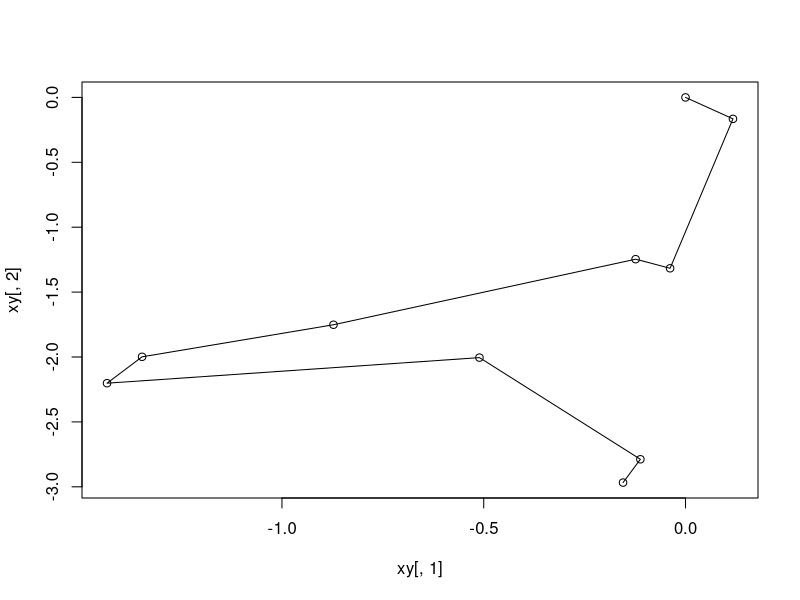

Write R code to recreate this figure.
#### Advanced R Workshop, CCTWS 2022
#### Module #1: Speeding things up with looping
#### Author: Caroline Blommel 

########################
# Notes:
#   1. If you repeat the same function/line of code >3 times, consider using a looping function
#   2. Loops can make your code more efficient and easier to edit 
#   3. Start VERY BASIC when creating a loop, then build up from there
#   4. Common mistakes in for loops include:
#      - Missing or extra brackets
#      - Not setting up your sequence correctly
#      - Not using your index letting/the correct index letter in your loop
#      - Not saving your results into a vector/matrix

########################
####  Demonstration #### 
########################

###
### For loops
###

# Repeat the same line of code as many times as you specify
for(i in 1:10){
  print(i)
}

# Breaking down the structure 
for(i in 1:10){ # for every INDEX in SEQUENCE OF NUMBERS
  print(i) # RUN a function or operation
} # will loop over everything within {}

# Loops are useful when you want to automatically update a vector
v <- numeric(10) # create a vector of 10 0's
v
for(i in 1:10){
  v[i] <- i
}
v

#For example, for loops can be useful in building capture histories 

# For loops are useful for iterative operations
running.mean <- numeric(10)
for(i in 1:10){
  running.mean[i] <- mean(1:i)
}
running.mean # this is the mean at each step of the for loop 

# non-loop solution ~~~~~~~~~~~~~~~~~~~~~~~~~~~~~~~~~~~~~~~~~~~~~~~~~~~~~~~~~~~~
dplyr::cummean(1:10)
# ~~~~~~~~~~~~~~~~~~~~~~~~~~~~~~~~~~~~~~~~~~~~~~~~~~~~~~~~~~~~~~~~~~~~~~~~~~~~~~

### Challenge 1! ###
# Fix the following code so that it runs:
y <- numeric(10)
for(i in 1:10){
  y[i] <- mean(1:i)
}
y

# Loops are useful for random walks!
xy <- matrix(data=0,nrow=10,ncol=2) # columns = coordinates
xy

set.seed(111) #ensures the same random draws with each execution of this code 
for(t in 2:10){ # start at 2, because we sample based on the last point (random walk) 
  xy[t,] <- rnorm(n=2, mean=xy[t-1,], sd=0.5) #random draw from the normal distribution,  
} #2 at a time, based on the mean of the last step

xy

plot(xy[,1],xy[,2])
lines(xy[,1],xy[,2])

# For loops can also be helpful for splitting up dataframes
# Say you want to split up sites in your dataframe into items of a list:
dat <- data.frame(site=c(rep(1,5),rep(2,5),rep(3,5)), #sites 1, 2, and 3 (5 surveys each)
                  occ=rbinom(15,1,0.5), #occupancy 
                  rain=rnorm(15,10,2)) #survey/site-specific covariate 
dat
length(unique(dat$site))
site_list=list()
for(i in 1:length(unique(dat$site))){
  site_list[[i]] <- dat[dat$site==i,]
}
site_list
site_list[[2]]

# non-loop solution ~~~~~~~~~~~~~~~~~~~~~~~~~~~~~~~~~~~~~~~~~~~~~~~~~~~~~~~~~~~~
lapply(
  unique(dat$site),
  function(x) dplyr::filter(dat, site == x)
)
# ~~~~~~~~~~~~~~~~~~~~~~~~~~~~~~~~~~~~~~~~~~~~~~~~~~~~~~~~~~~~~~~~~~~~~~~~~~~~~~

### Challenge 2!###
# Using a for loop, create a vector of 5 numbers where each value is the previous value squared, starting with 2.

# solution ~~~~~~~~~~~~~~~~~~~~~~~~~~~~~~~~~~~~~~~~~~~~~~~~~~~~~~~~~~~~~~~~~~~~~
tmp <- 2

for(i in 1:5){
  tmp[i+1] <- tmp[i]^2
}
# ~~~~~~~~~~~~~~~~~~~~~~~~~~~~~~~~~~~~~~~~~~~~~~~~~~~~~~~~~~~~~~~~~~~~~~~~~~~~~~


# Note: There are other types of looks in R (while loops, repeat loops), 
# but for loops are quite common and I find, the most useful

###
### Apply functions
###

# Similar to for loops, but condensed code and a bit less flexible

# # apply() is used for matrices
# # apply(OBJECT, MARGIN (1=row, 2=colum), FUNCTION)
mat <- matrix(data=c(rep(1,4),rep(2,4),rep(3,4)),nrow=4,ncol=3)
mat <- matrix(data = rep(1:3, 4), ncol = 3, byrow = TRUE)
mat
apply(mat, 1, sum)
apply(mat, 2, prod)

# # sapply() can be used for matrices, vectors, or arrays
vec <- 1:10
vec
vec_new <- sapply(vec, function(x){x+1})
vec_new

### Challenge 3!###
# Sum each of the columns in the following matrix:
prac <- matrix(rnorm(20,10,4),4,5)

apply(prac, 2, sum)

###
### If/Else Statements 
###

# If and else statements can be used on their own or within loops to allow your code to 
# execute an action based on criteria that you specify 

vec <- "present"

if(vec == "present"){ #test expression, if object vec is 'present' 
  vec <- 1 #then change the value to 1
} else { #otherwise
  vec <- 0 #change the value to 0
}

vec #the if/else statement was true, and thus the operation was executed 

# You can include if/else statements in loops as well 

occurrence <- c("present", "present", "absent", "absent", "present", "absent")
length(occurrence)

for(i in 1:length(occurrence)){
  if(occurrence[i] == "present"){
    occurrence[i] <- 1
  } else {
    occurrence[i] <- 0
  }
}

occurrence

# non-loop solution ~~~~~~~~~~~~~~~~~~~~~~~~~~~~~~~~~~~~~~~~~~~~~~~~~~~~~~~~~~~~
occurrence <- c("present", "present", "absent", "absent", "present", "absent")

as.numeric(occurrence ==  "present")
# ~~~~~~~~~~~~~~~~~~~~~~~~~~~~~~~~~~~~~~~~~~~~~~~~~~~~~~~~~~~~~~~~~~~~~~~~~~~~~~


### Applications ###
# What are some repetitive or iterative tasks that could be sped up or automated by loops?

#################################################################
#### End of Module
#################################################################




# Create some data
dat <- 
  tibble::tibble(
    obs = 1:100,
    id = rep(1:5, each = 20),
    year = rep(2001:2020, 5),
    value = rnorm(length(obs))
  ) |> 
  # convert year to numeric factor
  dplyr::mutate(
    year_fct = as.numeric(as.factor(year))
  )

# make some holes in the data
dat$value[sample(1:100, 10)] <- NA

# convert from long-from using nested indexing ---------------------------------

# get dimensions
n_obs = max(dat$obs)
n_id   <- dat$id |> unique() |> length()
n_year <- dat$year |> unique() |> length()

# create matrix to hold data
mat <- matrix(nrow = n_year, ncol = n_id)

# Fill matrix using nested indexing
for(i in 1:n_obs){
  mat[dat$year_fct[i], dat$id[i]] <- dat$value[i]
}

colnames(mat) <- paste0("id", unique(dat$id))
rownames(mat) <- unique(dat$year)

# non-loop solution ~~~~~~~~~~~~~~~~~~~~~~~~~~~~~~~~~~~~~~~~~~~~~~~~~~~~~~~~~~~~
out <- 
  dat |> 
  dplyr::mutate(text_name = paste0("id", id)) |> 
  dplyr::select(text_name, year, value) |> 
  tidyr::pivot_wider(
    names_from = text_name,
    values_from = value
  )

out
# ~~~~~~~~~~~~~~~~~~~~~~~~~~~~~~~~~~~~~~~~~~~~~~~~~~~~~~~~~~~~~~~~~~~~~~~~~~~~~~

# Fill missing values using for nested for loop
mat

for(i in 1:n_year){
  for(j in 1:n_id){
    mat[i, j] <- if(is.na(mat[i, j])) {999} else {mat[i, j]}
  }
}

# non-loop solution ~~~~~~~~~~~~~~~~~~~~~~~~~~~~~~~~~~~~~~~~~~~~~~~~~~~~~~~~~~~~
out[is.na(out)] <- 999
# ~~~~~~~~~~~~~~~~~~~~~~~~~~~~~~~~~~~~~~~~~~~~~~~~~~~~~~~~~~~~~~~~~~~~~~~~~~~~~~


# Nested loop example
ch <- matrix(data = NA, nrow = 10, ncol = 3)

for(i in 1:dim(ch)[1]){  
  for(j in 1:dim(ch)[2]){  
    ch[i,j] = rbinom(1,1,0.5) 
  }}
